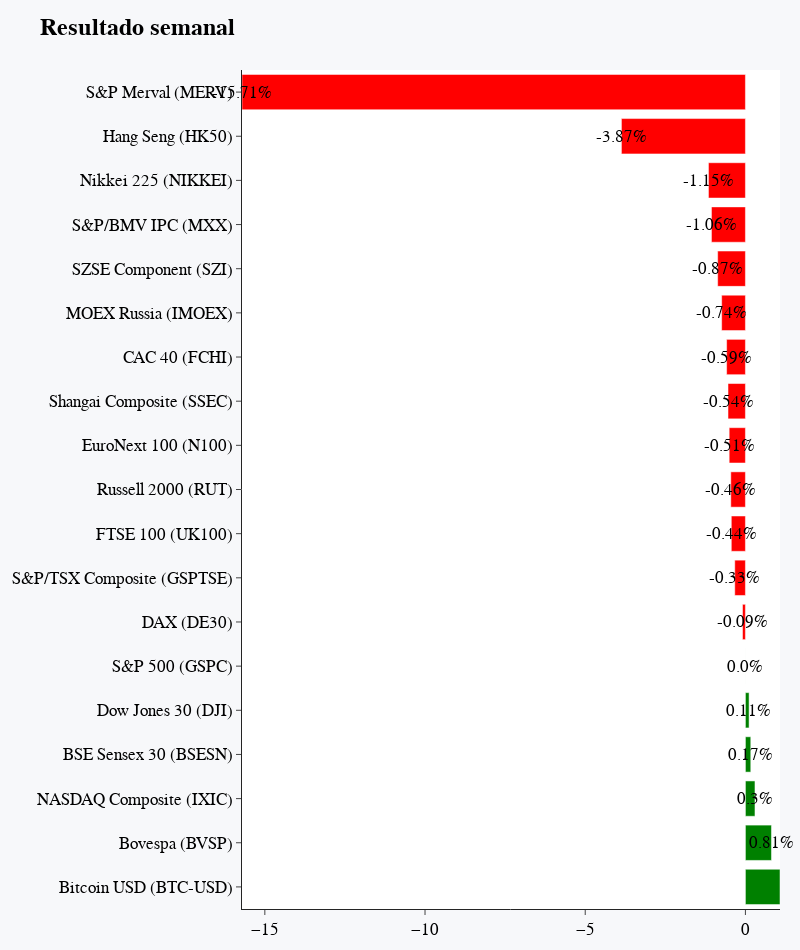

The cell this chart's notebook holds for it:
### Code cell
fig_indices_results

### Figure 1 — Plotly figure (JSON) as saved in the notebook; plotly's stock layout.template omitted (floating-point values rounded to 4 significant figures)
{"data": [{"marker": {"color": ["green", "green", "green", "green", "green", "green", "red", "red", "red", "red", "red", "red", "red", "red", "red", "red", "red", "red", "red"]}, "orientation": "h", "type": "bar", "x": [1.079, 0.8134, 0.2981, 0.1672, 0.1146, 0.0006646, -0.09115, -0.3328, -0.4407, -0.4564, -0.5067, -0.5431, -0.5866, -0.7419, -0.8664, -1.06, -1.153, -3.87, -15.71], "y": ["Bitcoin USD (BTC-USD)", "Bovespa (BVSP)", "NASDAQ Composite (IXIC)", "BSE Sensex 30 (BSESN)", "Dow Jones 30 (DJI)", "S&P 500 (GSPC)", "DAX (DE30)", "S&P/TSX Composite (GSPTSE)", "FTSE 100 (UK100)", "Russell 2000 (RUT)", "EuroNext 100 (N100)", "Shangai Composite (SSEC)", "CAC 40 (FCHI)", "MOEX Russia (IMOEX)", "SZSE Component (SZI)", "S&P/BMV IPC (MXX)", "Nikkei 225 (NIKKEI)", "Hang Seng (HK50)", "S&P Merval (MERV)"]}], "layout": {"annotations": [{"font": {"color": "black", "family": "Arial", "size": 17}, "showarrow": false, "text": "1.08%", "x": 1.08, "xref": "x", "y": "Bitcoin USD (BTC-USD)", "yref": "y"}, {"font": {"color": "black", "family": "Arial", "size": 17}, "showarrow": false, "text": "0.81%", "x": 0.81, "xref": "x", "y": "Bovespa (BVSP)", "yref": "y"}, {"font": {"color": "black", "family": "Arial", "size": 17}, "showarrow": false, "text": "0.3%", "x": 0.3, "xref": "x", "y": "NASDAQ Composite (IXIC)", "yref": "y"}, {"font": {"color": "black", "family": "Arial", "size": 17}, "showarrow": false, "text": "0.17%", "x": 0.17, "xref": "x", "y": "BSE Sensex 30 (BSESN)", "yref": "y"}, {"font": {"color": "black", "family": "Arial", "size": 17}, "showarrow": false, "text": "0.11%", "x": 0.11, "xref": "x", "y": "Dow Jones 30 (DJI)", "yref": "y"}, {"font": {"color": "black", "family": "Arial", "size": 17}, "showarrow": false, "text": "0.0%", "x": 0, "xref": "x", "y": "S&P 500 (GSPC)", "yref": "y"}, {"font": {"color": "black", "family": "Arial", "size": 17}, "showarrow": false, "text": "-0.09%", "x": -0.09, "xref": "x", "y": "DAX (DE30)", "yref": "y"}, {"font": {"color": "black", "family": "Arial", "size": 17}, "showarrow": false, "text": "-0.33%", "x": -0.33, "xref": "x", "y": "S&P/TSX Composite (GSPTSE)", "yref": "y"}, {"font": {"color": "black", "family": "Arial", "size": 17}, "showarrow": false, "text": "-0.44%", "x": -0.44, "xref": "x", "y": "FTSE 100 (UK100)", "yref": "y"}, {"font": {"color": "black", "family": "Arial", "size": 17}, "showarrow": false, "text": "-0.46%", "x": -0.46, "xref": "x", "y": "Russell 2000 (RUT)", "yref": "y"}, {"font": {"color": "black", "family": "Arial", "size": 17}, "showarrow": false, "text": "-0.51%", "x": -0.51, "xref": "x", "y": "EuroNext 100 (N100)", "yref": "y"}, {"font": {"color": "black", "family": "Arial", "size": 17}, "showarrow": false, "text": "-0.54%", "x": -0.54, "xref": "x", "y": "Shangai Composite (SSEC)", "yref": "y"}, {"font": {"color": "black", "family": "Arial", "size": 17}, "showarrow": false, "text": "-0.59%", "x": -0.59, "xref": "x", "y": "CAC 40 (FCHI)", "yref": "y"}, {"font": {"color": "black", "family": "Arial", "size": 17}, "showarrow": false, "text": "-0.74%", "x": -0.74, "xref": "x", "y": "MOEX Russia (IMOEX)", "yref": "y"}, {"font": {"color": "black", "family": "Arial", "size": 17}, "showarrow": false, "text": "-0.87%", "x": -0.87, "xref": "x", "y": "SZSE Component (SZI)", "yref": "y"}, {"font": {"color": "black", "family": "Arial", "size": 17}, "showarrow": false, "text": "-1.06%", "x": -1.06, "xref": "x", "y": "S&P/BMV IPC (MXX)", "yref": "y"}, {"font": {"color": "black", "family": "Arial", "size": 17}, "showarrow": false, "text": "-1.15%", "x": -1.15, "xref": "x", "y": "Nikkei 225 (NIKKEI)", "yref": "y"}, {"font": {"color": "black", "family": "Arial", "size": 17}, "showarrow": false, "text": "-3.87%", "x": -3.87, "xref": "x", "y": "Hang Seng (HK50)", "yref": "y"}, {"font": {"color": "black", "family": "Arial", "size": 17}, "showarrow": false, "text": "-15.71%", "x": -15.71, "xref": "x", "y": "S&P Merval (MERV)", "yref": "y"}], "font": {"color": "black", "family": "Arial", "size": 17}, "height": 950, "margin": {"b": 20, "l": 20, "r": 20, "t": 70}, "paper_bgcolor": "#f7f8fa", "title": {"text": "<b>Resultado semanal"}, "width": 800, "xaxis": {"range": [-15.71, 1.079], "showticklabels": true, "visible": true}}}
